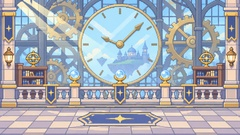
#> input picture math/assets/battle-hd/clock/back.jpg, 240 x 135 px, shrunk from 1152 x 648 before the run
$ python cap24.py ../../../../math/assets/battle-hd/clock/back.jpg ../../../../math/assets/battle-hd/clock/mid.png
#> lines starting #> are read from the running program, lines starting #| are printed output that depends on the picture
### .claude/skills/pixel-redraw/scripts/oklab.py
# -*- coding: utf-8 -*-
import numpy as np
def lin(c): c = c / 255; return np.where(c <= 0.04045, c / 12.92, ((c + 0.055) / 1.055) ** 2.4)
def ung(c): return np.clip(np.where(c <= 0.0031308, c * 12.92, 1.055 * np.abs(c) ** (1 / 2.4) - 0.055) * 255, 0, 255)
def oklab(rgb):
    c = lin(np.asarray(rgb, float))
    l = 0.4122 * c[..., 0] + 0.5363 * c[..., 1] + 0.0514 * c[..., 2]; m = 0.2119 * c[..., 0] + 0.6807 * c[..., 1] + 0.1074 * c[..., 2]
    s = 0.0883 * c[..., 0] + 0.2817 * c[..., 1] + 0.6300 * c[..., 2]
    l, m, s = np.cbrt(l), np.cbrt(m), np.cbrt(s)
    return np.stack([0.2105 * l + 0.7936 * m - 0.0041 * s, 1.978 * l - 2.4286 * m + 0.4506 * s, 0.0259 * l + 0.7828 * m - 0.8087 * s], -1)
# [5 lines left out: function unoklab, not called in this run]

### .claude/skills/pixel-redraw/scripts/cap24.py
# 用法：python cap24.py <套規則前的圖> <套規則後的圖>
# 套完外框規則後色數超過 24：把新加的深色一個個併到最接近的原有（非黑）顏色，直到 24 色以內
import sys, os, glob, numpy as np
sys.path.insert(0, os.path.dirname(os.path.abspath(__file__)))
from oklab import oklab
from PIL import Image
old_f, new_f = sys.argv[1], sys.argv[2]
def cols(f):
    a = np.asarray(Image.open(f).convert("RGBA")); s = {}
    for q in a[a[..., 3] > 0][:, :3]: s[tuple(q)] = s.get(tuple(q), 0) + 1
#> this loop made 32400 passes
#> q on passes 1 to 3: [135, 129, 167], [156, 149, 180], [187, 178, 195]
#> after the loop, s = 24229 items
    return s
old, new = cols(old_f), cols(new_f)
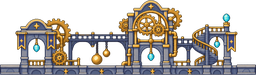
#> input picture math/assets/battle-hd/clock/mid.png, 256 x 75 px, shrunk from 1229 x 362 before the run
#> in cols, a is the input picture: shape (75, 256, 4); mean R, G, B, A 61.5, 55.3, 49.3, 119.5
#> the loop in cols (call 2), `for q in a[a[..., 3] > 0][:, :3]: s[tuple(q)] = s.get(tuple(q), 0) + 1` made 11174 passes
#> q on passes 1 to 3: [170, 85, 85], [28, 5, 0], [88, 75, 47]
#> after the loop in cols (call 2), `for q in a[a[..., 3] > 0][:, :3]: s[tuple(q)] = s.get(tuple(q), 0) + 1`: s = 8483 items
added = [c for c in new if c not in old]; base = [c for c in new if c in old and oklab(np.array(c, float))[0] > 0.25]
#> after `added = [c for c in new if c not in old]`: added = 8343 items, first 6: (170, 85, 85), (28, 5, 0), (88, 75, 47), (127, 112, 77), (142, 125, 81), (143, 126, 83)
#> in lin, `c = c / 255`: c = [0.282, 0.31, 0.42]
#> in oklab, `c = lin(np.asarray(rgb, float))`: c = [0.0648, 0.0782, 0.147]
#> in oklab, `l = 0.4122 * c[..., 0] + 0.5363 * c[..., 1] + 0.0514 * c[..., 2]`: l = 0.0762
#> in oklab, `m = 0.2119 * c[..., 0] + 0.6807 * c[..., 1] + 0.1074 * c[..., 2]`: m = 0.0827
#> in oklab, `s = 0.0883 * c[..., 0] + 0.2817 * c[..., 1] + 0.6300 * c[..., 2]`: s = 0.12
#> in oklab, `l, m, s = np.cbrt(l), np.cbrt(m), np.cbrt(s)`: l = 0.424; m = 0.436; s = 0.494
#> after `base = [c for c in new if c in old and oklab(np.array(c, float))[0] > `: base = 140 items, first 6: (72, 79, 107), (100, 103, 120), (136, 107, 73), (73, 87, 126), (144, 143, 151), (166, 164, 167)
BL = oklab(np.array(base, float)); dist = lambda c: np.linalg.norm(BL - oklab(np.array(c, float)), axis=1)
#> after `BL = oklab(np.array(base, float))`: BL = 140 rows, first 8: [0.433, 0.00278, -0.0472], [0.517, 0.00349, -0.0268], [0.548, 0.0204, 0.0575], [0.462, -0.00165, -0.0662], [0.653, 0.00433, -0.0109], [0.721, 0.00336, -0.00343], [0.506, 0.0027, -0.0239], [0.437, 0.00144, -0.0526]
order = sorted(added, key=lambda c: dist(c).min()); mp = {}
#> after `order = sorted(added, key=lambda c: dist(c).min())`: order = 8343 items, first 6: (74, 87, 126), (119, 128, 153), (79, 92, 127), (111, 121, 149), (76, 89, 124), (122, 131, 154)
while len(new) - len(mp) > 24 and order:
    c = order.pop(0); mp[c] = base[int(np.argmin(dist(c)))]
#> this loop made 8343 passes
#> c on passes 1 to 3: [0.0685, 0.0953, 0.209], [0.184, 0.216, 0.319], [0.0782, 0.107, 0.212]
a = np.asarray(Image.open(new_f).convert("RGBA")).copy()
for c, t in mp.items(): a[(a[..., :3] == c).all(-1) & (a[..., 3] > 0), :3] = t
#> this loop made 8343 passes
#> (c, t) on passes 1 to 3: ((74, 87, 126), (73, 87, 126)), ((119, 128, 153), (118, 128, 153)), ((79, 92, 127), (78, 92, 127))
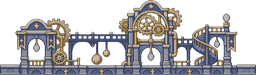
#> a: shape (75, 256, 4); mean R, G, B, A 61.7, 60.4, 64.4, 119.5; transparent parts drawn white
Image.fromarray(a).save(new_f); print(new_f, "merged", len(mp), "colours", len(cols(new_f)))
#| ../../../../math/assets/battle-hd/clock/mid.png merged 8343 colours 140
